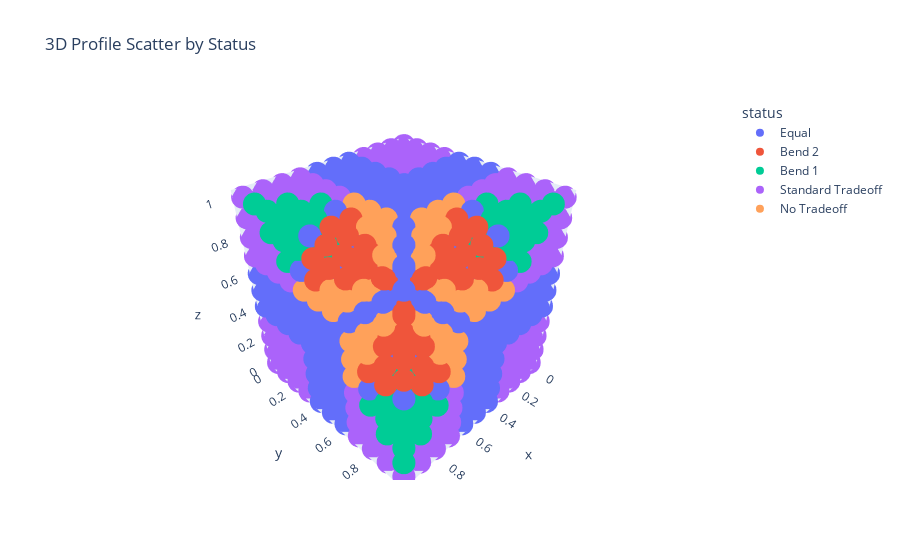

Source (notebook cell):
### Code cell
import plotly.express as px

# Extract x, y, z the same way:
df['x'] = df['profile'].apply(lambda p: p[0][0])  # x
df['y'] = df['profile'].apply(lambda p: p[1][0])  # y
df['z'] = df['profile'].apply(lambda p: p[2][0])  # z

# Plotly scatter 3D
fig = px.scatter_3d(
    df,
    x='x',
    y='y',
    z='z',
    color='status',  # color points by status
    title='3D Profile Scatter by Status'
)

fig.show()
